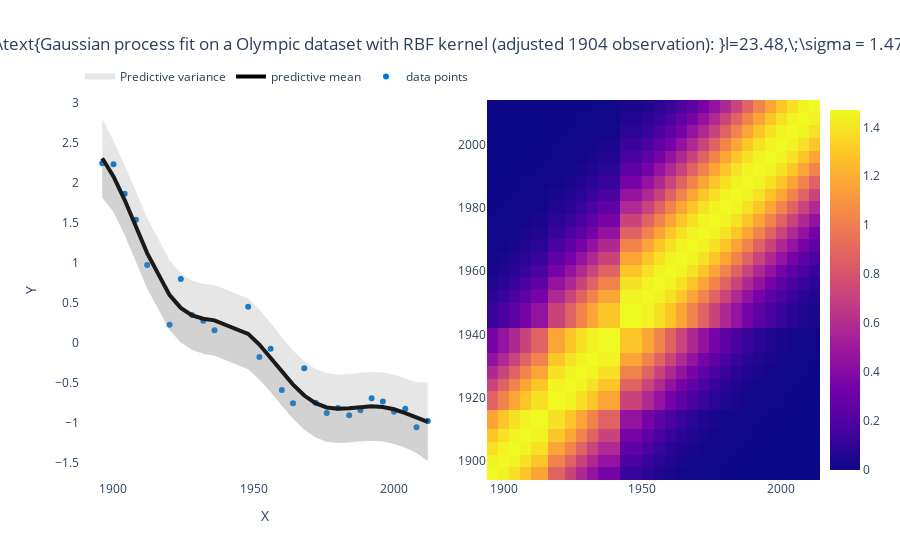

The notebook cell this image was saved under:
### Code cell
np.random.seed(0)
model = GPy.models.GPRegression(X4, y4, GPy.kern.RBF(1))
model.optimize_restarts(5, verbose=0)

y4_, y4_var = model.predict(X4_)
y4_std2 = np.sqrt(y4_var)*2

fig = get_fig(1,2)
fig.update_layout(xaxis={'domain': [0, 0.5]},
        xaxis2={'domain': [0.55, 1]})
fig.add_trace(go.Scatter(x=X4.ravel(), y=y4.ravel(),
                    mode='markers',opacity=1,
                    name='data points',line=dict(width=4, color='#0078D7'), 
                    hovertemplate='(%{x:.2f},%{y:.2f})'), row=1, col=1)
fig.add_trace(go.Scatter(x=X4_.ravel(), y=y4_.ravel(),
                    mode='lines',opacity=1,
                    name='predictive mean',line=dict(width=4, color='black'), 
                    hovertemplate='(%{x:.2f},%{y:.2f})'), row=1, col=1)
fig.add_trace(go.Scatter(x=X4_.ravel(), y=y4_.ravel()-y4_std2.ravel(), fill='tonexty',
                         fillcolor='rgba(128,128,128,0.2)',showlegend=False,name='Predictive variance',
                         hovertemplate='(%{x:.2f},%{y:.2f})',
                    mode='none' # override default markers+lines
                    ), row=1, col=1)
fig.add_trace(go.Scatter(x=X4_.ravel(), y=y4_.ravel()+y4_std2.ravel(), fill='tonexty',
                         fillcolor='rgba(128,128,128,0.2)',
                         hovertemplate='(%{x:.2f},%{y:.2f})',
                    mode= 'none', name='Predictive variance'), row=1, col=1)

fig.add_trace(go.Heatmap(x=X4.ravel().round(2), 
                         y=X4.ravel().round(2), 
                         z=model.kern.K(X4),
                         colorbar=dict(x=1)), row=1, col=2)

fig.update_layout(
    title_text='$'+'\\text{Gaussian process fit on a Olympic dataset with RBF kernel (adjusted 1904 observation): }l='+str(model.kern.lengthscale[0].round(2))\
    +',\;\sigma = '+str(model.kern.variance[0].round(2))+'$', 
                title_x=0.5,
                xaxis_title="X",
                yaxis_title="Y",
                legend=dict(
    orientation="h", x=0, y=1.1)
                )

fig.show()

### Figure 1 — Plotly figure (JSON) as saved in the notebook; plotly's stock layout.template omitted (floating-point values rounded to 4 significant figures; data arrays with more than 128 entries replaced by an {"elided": "..."} marker saying what was removed)
{"data": [{"hovertemplate": "(%{x:.2f},%{y:.2f})", "line": {"color": "#0078D7", "width": 4}, "mode": "markers", "name": "data points", "opacity": 1, "type": "scatter", "x": [1896, 1900, 1904, 1908, 1912, 1920, 1924, 1928, 1932, 1936, 1948, 1952, 1956, 1960, 1964, 1968, 1972, 1976, 1980, 1984, 1988, 1992, 1996, 2000, 2004, 2008, 2012], "xaxis": "x", "y": [2.251, 2.238, 1.868, 1.542, 0.9784, 0.2297, 0.8017, 0.3538, 0.282, 0.1608, 0.4553, -0.1723, -0.0688, -0.586, -0.7499, -0.3115, -0.743, -0.8706, -0.8103, -0.9007, -0.8378, -0.6863, -0.7279, -0.8564, -0.8174, -1.05, -0.9716], "yaxis": "y"}, {"hovertemplate": "(%{x:.2f},%{y:.2f})", "line": {"color": "black", "width": 4}, "mode": "lines", "name": "predictive mean", "opacity": 1, "type": "scatter", "x": [1896, 1900, 1904, 1908, 1912, 1920, 1924, 1928, 1932, 1936, 1948, 1952, 1956, 1960, 1964, 1968, 1972, 1976, 1980, 1984, 1988, 1992, 1996, 2000, 2004, 2008, 2012], "xaxis": "x", "y": [2.311, 2.086, 1.789, 1.457, 1.127, 0.6012, 0.4414, 0.349, 0.306, 0.2861, 0.1172, -0.01577, -0.1787, -0.353, -0.5175, -0.6536, -0.7495, -0.8027, -0.8193, -0.812, -0.7968, -0.7881, -0.7965, -0.8255, -0.8724, -0.9284, -0.9817], "yaxis": "y"}, {"fill": "tonexty", "fillcolor": "rgba(128,128,128,0.2)", "hovertemplate": "(%{x:.2f},%{y:.2f})", "mode": "none", "name": "Predictive variance", "showlegend": false, "type": "scatter", "x": [1896, 1900, 1904, 1908, 1912, 1920, 1924, 1928, 1932, 1936, 1948, 1952, 1956, 1960, 1964, 1968, 1972, 1976, 1980, 1984, 1988, 1992, 1996, 2000, 2004, 2008, 2012], "xaxis": "x", "y": [1.82, 1.641, 1.354, 1.019, 0.6856, 0.1646, 0.008064, -0.08411, -0.1309, -0.1567, -0.3256, -0.452, -0.6095, -0.781, -0.945, -1.082, -1.178, -1.231, -1.247, -1.24, -1.225, -1.218, -1.228, -1.258, -1.305, -1.373, -1.472], "yaxis": "y"}, {"fill": "tonexty", "fillcolor": "rgba(128,128,128,0.2)", "hovertemplate": "(%{x:.2f},%{y:.2f})", "mode": "none", "name": "Predictive variance", "type": "scatter", "x": [1896, 1900, 1904, 1908, 1912, 1920, 1924, 1928, 1932, 1936, 1948, 1952, 1956, 1960, 1964, 1968, 1972, 1976, 1980, 1984, 1988, 1992, 1996, 2000, 2004, 2008, 2012], "xaxis": "x", "y": [2.803, 2.53, 2.224, 1.896, 1.568, 1.038, 0.8747, 0.7821, 0.7429, 0.7289, 0.56, 0.4205, 0.2521, 0.07495, -0.09001, -0.2256, -0.3212, -0.3744, -0.3911, -0.3839, -0.3681, -0.358, -0.3646, -0.3931, -0.4394, -0.4842, -0.4914], "yaxis": "y"}, {"colorbar": {"x": 1}, "type": "heatmap", "x": [1896, 1900, 1904, 1908, 1912, 1920, 1924, 1928, 1932, 1936, 1948, 1952, 1956, 1960, 1964, 1968, 1972, 1976, 1980, 1984, 1988, 1992, 1996, 2000, 2004, 2008, 2012], "xaxis": "x2", "y": [1896, 1900, 1904, 1908, 1912, 1920, 1924, 1928, 1932, 1936, 1948, 1952, 1956, 1960, 1964, 1968, 1972, 1976, 1980, 1984, 1988, 1992, 1996, 2000, 2004, 2008, 2012], "yaxis": "y2", "z": {"elided": "27x27 float values"}}], "layout": {"legend": {"orientation": "h", "x": 0, "y": 1.1}, "paper_bgcolor": "rgb(255,255,255)", "plot_bgcolor": "rgb(255,255,255)", "title": {"text": "$\\text{Gaussian process fit on a Olympic dataset with RBF kernel (adjusted 1904 observation): }l=23.48,\\;\\sigma = 1.47$", "x": 0.5}, "xaxis": {"anchor": "y", "domain": [0, 0.5], "title": {"text": "X"}}, "xaxis2": {"anchor": "y2", "domain": [0.55, 1]}, "yaxis": {"anchor": "x", "domain": [0, 1], "title": {"text": "Y"}}, "yaxis2": {"anchor": "x2", "domain": [0, 1]}}}
